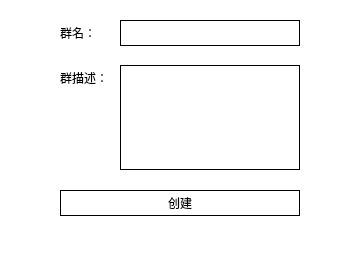
<?xml version="1.0" encoding="UTF-8"?>
<ui version="4.0">
 <class>CGWidget</class>
 <widget class="QWidget" name="CGWidget">
  <property name="geometry">
   <rect>
    <x>0</x>
    <y>0</y>
    <width>360</width>
    <height>260</height>
   </rect>
  </property>
  <property name="font">
   <font>
    <pointsize>9</pointsize>
   </font>
  </property>
  <property name="windowTitle">
   <string>CGWidget</string>
  </property>
  <property name="styleSheet">
   <string notr="true">background-color: #ffffff;</string>
  </property>
  <widget class="QLabel" name="nameLabel">
   <property name="geometry">
    <rect>
     <x>60</x>
     <y>20</y>
     <width>60</width>
     <height>26</height>
    </rect>
   </property>
   <property name="font">
    <font>
     <pointsize>9</pointsize>
    </font>
   </property>
   <property name="text">
    <string>群名：</string>
   </property>
  </widget>
  <widget class="QLineEdit" name="m_nameLineEdit">
   <property name="geometry">
    <rect>
     <x>120</x>
     <y>20</y>
     <width>180</width>
     <height>26</height>
    </rect>
   </property>
   <property name="styleSheet">
    <string notr="true">border: 1px solid #000000;
background-color: #ffffff;</string>
   </property>
  </widget>
  <widget class="QLabel" name="descLabel">
   <property name="geometry">
    <rect>
     <x>60</x>
     <y>65</y>
     <width>60</width>
     <height>26</height>
    </rect>
   </property>
   <property name="font">
    <font>
     <pointsize>9</pointsize>
    </font>
   </property>
   <property name="text">
    <string>群描述：</string>
   </property>
  </widget>
  <widget class="QTextEdit" name="m_descTextEdit">
   <property name="geometry">
    <rect>
     <x>120</x>
     <y>65</y>
     <width>180</width>
     <height>105</height>
    </rect>
   </property>
   <property name="styleSheet">
    <string notr="true">border: 1px solid #000000;
background-color: #ffffff;</string>
   </property>
  </widget>
  <widget class="QPushButton" name="m_createPushButton">
   <property name="geometry">
    <rect>
     <x>60</x>
     <y>190</y>
     <width>240</width>
     <height>26</height>
    </rect>
   </property>
   <property name="font">
    <font>
     <pointsize>9</pointsize>
    </font>
   </property>
   <property name="styleSheet">
    <string notr="true">border: 1px solid #000000;
background-color: #ffffff;</string>
   </property>
   <property name="text">
    <string>创建</string>
   </property>
  </widget>
 </widget>
 <resources/>
 <connections/>
</ui>
